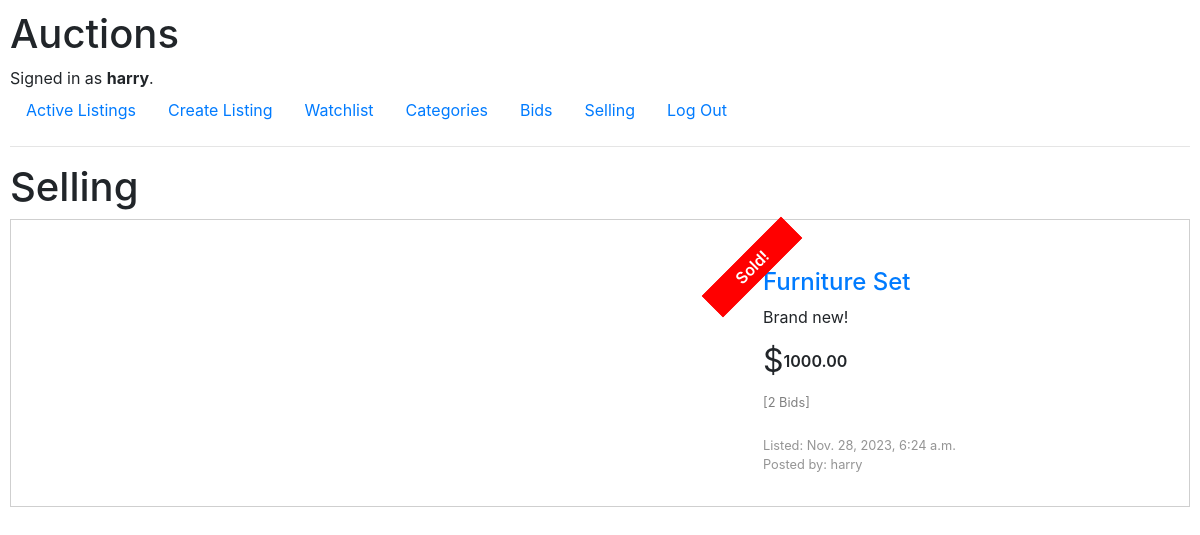
The page /selling (signed in) on the database its author committed.
### auctions/models.py (models this page shows, shortened)
class User(AbstractUser):
    pass

class Listing(models.Model):
    seller = models.ForeignKey(User, on_delete=models.CASCADE, related_name="ownListings")
    title = models.CharField(max_length=64)
    description = models.CharField(max_length=5000)
    startingBid = models.DecimalField(decimal_places=2,
                                      max_digits=10)
    image = models.CharField(max_length=5000,
                             default="https://upload.wikimedia.org/wikipedia/commons/thumb/4/46/Question_mark_%28black%29.svg/800px-Question_mark_%28black%29.svg.png")
    timestamp = models.DateTimeField(default=timezone.now, editable=False)
    category = models.ForeignKey(Category, on_delete=models.CASCADE, related_name='listingCategory')
    availability = models.BooleanField(default=True)

### auctions/views.py (the view)
# urls.py: path("selling", views.selling, name='selling')
@login_required
def selling(request):
    return render(request, 'auctions/selling.html', {
        'listings' : [{'listing' : item, 'bid' : Bid.objects.filter(listing=item).count()} for item in Listing.objects.filter(seller=User.objects.get(pk=request.user.id)).order_by('-id')],
        'watchlistCount' : Watchlist.objects.get(user = User.objects.get(pk=request.user.id)).listing.count()
    })

### auctions/templates/auctions/selling.html (shortened to what this page needs)
{% extends 'auctions/layout.html' %}
{% block body %}
<div class="sellingWrapper">
    <h1>Selling</h1>
    <div class="allListings">
        {% for listing in listings %}
                <div class="listing">
                    <div class="displaypic">
                        <a href="{% url 'listing' listing.listing.title listing.listing.id %}"><img src="{{ listing.listing.image }}" alt=""></a>
                    </div>
                    <div class="itemInfo">
                        <div class="infoTitle">
                            <a href="{% url 'listing' listing.listing.title listing.listing.id %}">
                                <h4>{{ listing.listing.title }}</h4>
                            </a>
                            {% if not listing.listing.availability %}
                                <div class="availabilityStatus">
                                    <p class="sold">Sold!</p>
                                </div>
                            {% endif %}
                        </div>
                        <div class="infoDescription">{{ listing.listing.description }}</div>
                        <div class="infoStartingBid">
                            <span class="dollar">$</span>
                            <span class="price">{{ listing.listing.startingBid | floatformat:2 }}</span>
                        </div>
                        <div class="nBid">
                            <p>[{{ listing.bid }} Bids]</p>
                        </div>
                        <div class="created">
                            <p>Listed: {{ listing.listing.timestamp }}</p>
                            <p>Posted by: {{ listing.listing.seller.username }}</p>
                        </div>
                    </div>
                </div>
        {% endfor %}
    </div>
</div>
{% endblock %}

### auctions/templates/auctions/layout.html (shortened to what this page needs)
{% load static %}
<!DOCTYPE html>
<html lang="en">
    <head>
        <link rel="stylesheet" href="https://stackpath.bootstrapcdn.com/bootstrap/4.4.1/css/bootstrap.min.css">
        <link href="{% static 'auctions/styles.css' %}" rel="stylesheet">
    </head>
    <body>
        <h1>Auctions</h1>
        <div>
            {% if user.is_authenticated %}
                Signed in as <strong>{{ user.username }}</strong>.
            {% else %}
                Not signed in.
            {% endif %}
        </div>
        <ul class="nav">
            <li class="nav-item">
                <a class="nav-link" href="{% url 'index' %}">Active Listings</a>
            </li>
            {% if user.is_authenticated %}
                <li class="nav-item">
                    <a class="nav-link" href="{% url 'new' %}">Create Listing</a>
                </li>
                <li class="nav-item">
                    <a class="nav-link watchlistnav" href="{% url 'watchlist' %}">Watchlist
                    </a>
                </li>
                <li class="nav-item">
                    <a class="nav-link" href="{% url 'categories' %}">Categories</a>
                </li>
                <li class="nav-item">
                    <a class="nav-link" href="{% url 'bids' %}">Bids</a>
                </li>
                <li class="nav-item">
                    <a class="nav-link" href="{% url 'selling' %}">Selling</a>
                </li>
                <li class="nav-item">
                    <a class="nav-link" href="{% url 'logout' %}">Log Out</a>
                </li>
            {% endif %}
        </ul>
        <hr>
        {% block body %}
        {% endblock %}
    </body>
</html>

### auctions/static/auctions/styles.css (style rules this page uses)
* { padding: 0; margin: 0; box-sizing: border-box; text-decoration: none !important; }
body { padding: 10px; }
.allListings { display: flex; flex-direction: column; gap: 10px; }
.listing { padding: 2rem; display: flex; flex-direction: row; gap: 20rem; border: 1px solid rgba(128, 128, 128, 0.377); }
.itemInfo { display: flex; flex-direction: column; margin-top: 1rem; gap: .5rem; }
.infoStartingBid { display: flex; flex-direction: row; }
.dollar { font-style: bold; font-size: 2rem; }
.price { font-weight: 600; }
.infoStartingBid span { align-self: center; }
.nBid p { color: gray; font-size: .8rem; }
.displaypic { margin-left: 5rem; }
.infoTitle { display: flex; flex-direction: row; gap: 1rem; }
.infoTitle * { margin: 0; align-self: end; }
.infoTitle h4 { margin: 0; }
.created p { margin-bottom: 0; font-size: .8rem; color: rgba(128, 128, 128, 0.84); }
.sold { border: solid red; padding-inline: 1rem; width: 7rem; text-align: center; color: white; background-color: rgb(255, 0, 0); font-weight: 600; transform: rotate(315deg); position: absolute; left: -4.2rem; top: -1rem; }
.listingTitleDiv, .infoTitle { position: relative; }

### rows shown on the page
User: username "harry"
Listing: listing "Furniture Set", availability "Sold!", listing.description "Brand new!", listing.startingBid "1000.00", bid "2", listing.timestamp "Nov. 28, 2023, 6:24 a.m.", listing.seller.username "harry"
